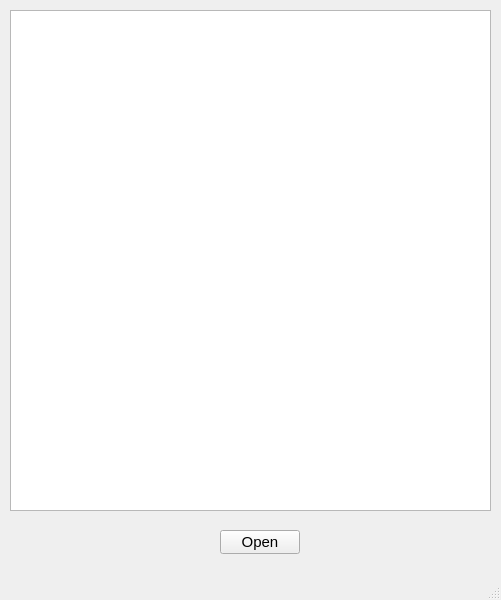
<?xml version="1.0" encoding="UTF-8"?>
<ui version="4.0">
 <class>MainWindow</class>
 <widget class="QMainWindow" name="MainWindow">
  <property name="geometry">
   <rect>
    <x>0</x>
    <y>0</y>
    <width>501</width>
    <height>600</height>
   </rect>
  </property>
  <property name="windowTitle">
   <string>MainWindow</string>
  </property>
  <widget class="QWidget" name="centralwidget">
   <widget class="QPushButton" name="openFile">
    <property name="geometry">
     <rect>
      <x>220</x>
      <y>530</y>
      <width>80</width>
      <height>24</height>
     </rect>
    </property>
    <property name="font">
     <font>
      <pointsize>11</pointsize>
     </font>
    </property>
    <property name="text">
     <string>Open</string>
    </property>
   </widget>
   <widget class="QPlainTextEdit" name="htmlText">
    <property name="geometry">
     <rect>
      <x>10</x>
      <y>10</y>
      <width>481</width>
      <height>501</height>
     </rect>
    </property>
    <property name="font">
     <font>
      <pointsize>11</pointsize>
     </font>
    </property>
    <property name="readOnly">
     <bool>true</bool>
    </property>
   </widget>
  </widget>
  <widget class="QMenuBar" name="menubar">
   <property name="geometry">
    <rect>
     <x>0</x>
     <y>0</y>
     <width>501</width>
     <height>21</height>
    </rect>
   </property>
  </widget>
  <widget class="QStatusBar" name="statusbar"/>
 </widget>
 <resources/>
 <connections/>
</ui>
